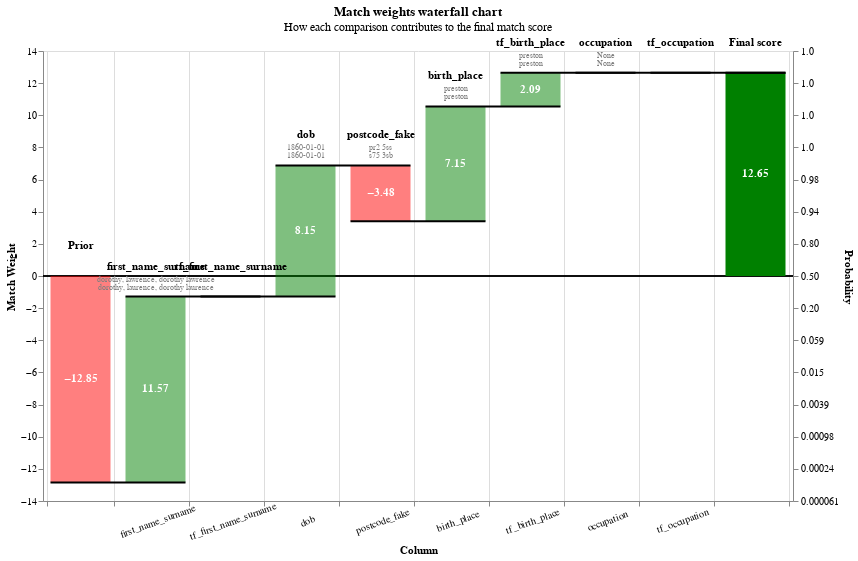

Source (notebook cell):
### Code cell
records_to_plot = df_predict.as_pandas_dataframe(limit=5).to_dict(orient="records")
linker.visualisations.waterfall_chart(records_to_plot, filter_nulls=False)

### Figure 1 — Vega-Lite specification as saved in the notebook (floating-point values rounded to 4 significant figures)
{"config": {"view": {"continuousWidth": 400, "continuousHeight": 300}}, "layer": [{"layer": [{"mark": "rule", "encoding": {"color": {"value": "black"}, "size": {"value": 0.5}, "y": {"field": "zero", "type": "quantitative"}}}, {"mark": {"type": "bar", "width": 60}, "encoding": {"color": {"condition": {"test": "(datum.log2_bayes_factor < 0)", "value": "red"}, "value": "green"}, "opacity": {"condition": {"test": "datum.column_name == 'Prior match weight' || datum.column_name == 'Final score'", "value": 1}, "value": 0.5}, "tooltip": [{"field": "column_name", "title": "Comparison column", "type": "nominal"}, {"field": "value_l", "title": "Value (L)", "type": "nominal"}, {"field": "value_r", "title": "Value (R)", "type": "nominal"}, {"field": "label_for_charts", "title": "Label", "type": "ordinal"}, {"field": "sql_condition", "title": "SQL condition", "type": "nominal"}, {"field": "comparison_vector_value", "title": "Comparison vector value", "type": "nominal"}, {"field": "bayes_factor", "format": ",.4f", "title": "Bayes factor = m/u", "type": "quantitative"}, {"field": "log2_bayes_factor", "format": ",.4f", "title": "Match weight = log2(m/u)", "type": "quantitative"}, {"field": "prob", "format": ".4f", "title": "Cumulative match probability", "type": "quantitative"}, {"field": "bayes_factor_description", "title": "Match weight description", "type": "nominal"}], "x": {"axis": {"grid": true, "labelAlign": "center", "labelAngle": -20, "labelExpr": "datum.value == 'Prior' || datum.value == 'Final score' ? '' : datum.value", "labelPadding": 10, "tickBand": "extent", "title": "Column"}, "field": "column_name", "sort": {"field": "bar_sort_order", "order": "ascending"}, "type": "nominal"}, "y": {"axis": {"grid": false, "orient": "left", "title": "Match Weight"}, "field": "previous_sum", "type": "quantitative"}, "y2": {"field": "sum"}}}, {"mark": {"type": "text", "fontWeight": "bold"}, "encoding": {"color": {"value": "white"}, "text": {"condition": {"test": "abs(datum.log2_bayes_factor) > 1", "field": "log2_bayes_factor", "format": ".2f", "type": "nominal"}, "value": ""}, "x": {"axis": {"labelAngle": -20, "title": "Column"}, "field": "column_name", "sort": {"field": "bar_sort_order", "order": "ascending"}, "type": "nominal"}, "y": {"axis": {"orient": "left"}, "field": "center", "type": "quantitative"}}}, {"mark": {"type": "text", "baseline": "bottom", "dy": -25, "fontWeight": "bold"}, "encoding": {"color": {"value": "black"}, "text": {"field": "column_name", "type": "nominal"}, "x": {"axis": {"labelAngle": -20, "title": "Column"}, "field": "column_name", "sort": {"field": "bar_sort_order", "order": "ascending"}, "type": "nominal"}, "y": {"field": "sum_top", "type": "quantitative"}}}, {"mark": {"type": "text", "baseline": "bottom", "dy": -13, "fontSize": 8}, "encoding": {"color": {"value": "grey"}, "text": {"field": "value_l", "type": "nominal"}, "x": {"axis": {"labelAngle": -20, "title": "Column"}, "field": "column_name", "sort": {"field": "bar_sort_order", "order": "ascending"}, "type": "nominal"}, "y": {"field": "sum_top", "type": "quantitative"}}}, {"mark": {"type": "text", "baseline": "bottom", "dy": -5, "fontSize": 8}, "encoding": {"color": {"value": "grey"}, "text": {"field": "value_r", "type": "nominal"}, "x": {"axis": {"labelAngle": -20, "title": "Column"}, "field": "column_name", "sort": {"field": "bar_sort_order", "order": "ascending"}, "type": "nominal"}, "y": {"field": "sum_top", "type": "quantitative"}}}]}, {"mark": {"type": "rule", "color": "black", "strokeWidth": 2, "x2Offset": 30, "xOffset": -30}, "encoding": {"x": {"axis": {"labelAngle": -20, "title": "Column"}, "field": "column_name", "sort": {"field": "bar_sort_order", "order": "ascending"}, "type": "nominal"}, "x2": {"field": "lead"}, "y": {"axis": {"labelExpr": "format(1 / (1 + pow(2, -1*datum.value)), '.2r')", "orient": "right", "title": "Probability"}, "field": "sum", "scale": {"zero": false}, "type": "quantitative"}}}], "data": {"name": "data-38677387d64db56356554475e4f6329f"}, "height": 450, "params": [{"name": "record_number", "bind": {"input": "range", "max": 4, "min": 0, "step": 1}, "value": 0}], "resolve": {"axis": {"y": "independent"}}, "title": {"text": "Match weights waterfall chart", "subtitle": "How each comparison contributes to the final match score"}, "transform": [{"filter": "(datum.record_number == record_number)"}, {"window": [{"op": "sum", "field": "log2_bayes_factor", "as": "sum"}, {"op": "lead", "field": "column_name", "as": "lead"}], "frame": [null, 0]}, {"calculate": "datum.column_name === \"Final score\" ? datum.sum - datum.log2_bayes_factor : datum.sum", "as": "sum"}, {"calculate": "datum.lead === null ? datum.column_name : datum.lead", "as": "lead"}, {"calculate": "datum.column_name === \"Final score\" || datum.column_name === \"Prior match weight\" ? 0 : datum.sum - datum.log2_bayes_factor", "as": "previous_sum"}, {"calculate": "datum.sum > datum.previous_sum ? datum.column_name : \"\"", "as": "top_label"}, {"calculate": "datum.sum < datum.previous_sum ? datum.column_name : \"\"", "as": "bottom_label"}, {"calculate": "datum.sum > datum.previous_sum ? datum.sum : datum.previous_sum", "as": "sum_top"}, {"calculate": "datum.sum < datum.previous_sum ? datum.sum : datum.previous_sum", "as": "sum_bottom"}, {"calculate": "(datum.sum + datum.previous_sum) / 2", "as": "center"}, {"calculate": "(datum.log2_bayes_factor > 0 ? \"+\" : \"\") + datum.log2_bayes_factor", "as": "text_log2_bayes_factor"}, {"calculate": "datum.sum < datum.previous_sum ? 4 : -4", "as": "dy"}, {"calculate": "datum.sum < datum.previous_sum ? \"top\" : \"bottom\"", "as": "baseline"}, {"calculate": "1. / (1 + pow(2, -1.*datum.sum))", "as": "prob"}, {"calculate": "0*datum.sum", "as": "zero"}], "width": {"step": 75}, "$schema": "https://vega.github.io/schema/vega-lite/v5.9.3.json", "datasets": {"data-38677387d64db56356554475e4f6329f": [{"column_name": "Prior", "label_for_charts": "Starting match weight (prior)", "sql_condition": null, "log2_bayes_factor": -12.85, "bayes_factor": 0.0001358, "comparison_vector_value": null, "m_probability": null, "u_probability": null, "bayes_factor_description": null, "value_l": "", "value_r": "", "term_frequency_adjustment": null, "bar_sort_order": 0, "record_number": 0}, {"sql_condition": "(jaro_winkler_similarity(\"first_name_l\", \"first_name_r\") >= 0.92) AND (jaro_winkler_similarity(\"surname_l\", \"surname_r\") >= 0.92)", "label_for_charts": "(Jaro-Winkler distance of first_name >= 0.92) AND (Jaro-Winkler distance of surname >= 0.92)", "m_probability": 0.08878, "u_probability": 2.923e-05, "bayes_factor": 3038.0, "log2_bayes_factor": 11.57, "comparison_vector_value": 4, "bayes_factor_description": "If comparison level is `(jaro-winkler distance of first_name >= 0.92) and (jaro-winkler distance of surname >= 0.92)` then comparison is 3,038 times more likely to be a match", "column_name": "first_name_surname", "value_l": "dorothy, lawrence, dorothy lawrence", "value_r": "dorothy, laurence, dorothy laurence", "term_frequency_adjustment": false, "bar_sort_order": 1, "record_number": 0}, {"sql_condition": "(jaro_winkler_similarity(\"first_name_l\", \"first_name_r\") >= 0.92) AND (jaro_winkler_similarity(\"surname_l\", \"surname_r\") >= 0.92)", "label_for_charts": "(Jaro-Winkler distance of first_name >= 0.92) AND (Jaro-Winkler distance of surname >= 0.92)", "m_probability": 0.08878, "u_probability": 2.923e-05, "bayes_factor": 1.0, "log2_bayes_factor": 0.0, "comparison_vector_value": 4, "bayes_factor_description": "If comparison level is `(jaro-winkler distance of first_name >= 0.92) and (jaro-winkler distance of surname >= 0.92)` then comparison is 3,038 times more likely to be a match", "column_name": "tf_first_name_surname", "value_l": "", "value_r": "", "term_frequency_adjustment": true, "bar_sort_order": 2, "record_number": 0}, {"sql_condition": "\"dob_l\" = \"dob_r\"", "label_for_charts": "Exact match on date of birth", "m_probability": 0.679, "u_probability": 0.002386, "bayes_factor": 284.6, "log2_bayes_factor": 8.153, "comparison_vector_value": 5, "bayes_factor_description": "If comparison level is `exact match on date of birth` then comparison is 285 times more likely to be a match", "column_name": "dob", "value_l": "1860-01-01", "value_r": "1860-01-01", "term_frequency_adjustment": false, "bar_sort_order": 3, "record_number": 0}, {"sql_condition": "ELSE", "label_for_charts": "All other comparisons", "m_probability": 0.08875, "u_probability": 0.9871, "bayes_factor": 0.08992, "log2_bayes_factor": -3.475, "comparison_vector_value": 0, "bayes_factor_description": "If comparison level is `all other comparisons` then comparison is 11.12 times less likely to be a match", "column_name": "postcode_fake", "value_l": "pr2 5ss", "value_r": "s75 3sb", "term_frequency_adjustment": false, "bar_sort_order": 4, "record_number": 0}, {"sql_condition": "\"birth_place_l\" = \"birth_place_r\"", "label_for_charts": "Exact match on birth_place", "m_probability": 0.8352, "u_probability": 0.005868, "bayes_factor": 142.3, "log2_bayes_factor": 7.153, "comparison_vector_value": 1, "bayes_factor_description": "If comparison level is `exact match on birth_place` then comparison is 142 times more likely to be a match", "column_name": "birth_place", "value_l": "preston", "value_r": "preston", "term_frequency_adjustment": false, "bar_sort_order": 5, "record_number": 0}, {"sql_condition": "\"birth_place_l\" = \"birth_place_r\"", "label_for_charts": "Term freq adjustment on birth_place with weight {cl.tf_adjustment_weight}", "m_probability": null, "u_probability": null, "bayes_factor": 4.269, "log2_bayes_factor": 2.094, "comparison_vector_value": 1, "bayes_factor_description": "Term frequency adjustment on birth_place makes comparison 4.27 times more likely to be a match", "column_name": "tf_birth_place", "value_l": "preston", "value_r": "preston", "term_frequency_adjustment": true, "bar_sort_order": 6, "record_number": 0}, {"sql_condition": "\"occupation_l\" IS NULL OR \"occupation_r\" IS NULL", "label_for_charts": "occupation is NULL", "bayes_factor": 1.0, "log2_bayes_factor": 0.0, "comparison_vector_value": -1, "bayes_factor_description": "If comparison level is `occupation is null` then comparison is 1 times more likely to be a match", "column_name": "occupation", "value_l": "None", "value_r": "None", "term_frequency_adjustment": false, "bar_sort_order": 7, "record_number": 0}, {"sql_condition": "\"occupation_l\" IS NULL OR \"occupation_r\" IS NULL", "label_for_charts": "occupation is NULL", "bayes_factor": 1.0, "log2_bayes_factor": 0.0, "comparison_vector_value": -1, "bayes_factor_description": "If comparison level is `occupation is null` then comparison is 1 times more likely to be a match", "column_name": "tf_occupation", "value_l": "", "value_r": "", "term_frequency_adjustment": true, "bar_sort_order": 8, "record_number": 0}, {"column_name": "Final score", "label_for_charts": "Final score", "sql_condition": null, "log2_bayes_factor": 12.65, "bayes_factor": 6417.0, "comparison_vector_value": null, "m_probability": null, "u_probability": null, "bayes_factor_description": null, "value_l": "", "value_r": "", "term_frequency_adjustment": null, "bar_sort_order": 9, "record_number": 0}, {"column_name": "Prior", "label_for_charts": "Starting match weight (prior)", "sql_condition": null, "log2_bayes_factor": -12.85, "bayes_factor": 0.0001358, "comparison_vector_value": null, "m_probability": null, "u_probability": null, "bayes_factor_description": null, "value_l": "", "value_r": "", "term_frequency_adjustment": null, "bar_sort_order": 0, "record_number": 1}, {"sql_condition": "(jaro_winkler_similarity(\"first_name_l\", \"first_name_r\") >= 0.92) AND (jaro_winkler_similarity(\"surname_l\", \"surname_r\") >= 0.92)", "label_for_charts": "(Jaro-Winkler distance of first_name >= 0.92) AND (Jaro-Winkler distance of surname >= 0.92)", "m_probability": 0.08878, "u_probability": 2.923e-05, "bayes_factor": 3038.0, "log2_bayes_factor": 11.57, "comparison_vector_value": 4, "bayes_factor_description": "If comparison level is `(jaro-winkler distance of first_name >= 0.92) and (jaro-winkler distance of surname >= 0.92)` then comparison is 3,038 times more likely to be a match", "column_name": "first_name_surname", "value_l": "sam, brown, sam brown", "value_r": "sam, browne, sam browne", "term_frequency_adjustment": false, "bar_sort_order": 1, "record_number": 1}, {"sql_condition": "(jaro_winkler_similarity(\"first_name_l\", \"first_name_r\") >= 0.92) AND (jaro_winkler_similarity(\"surname_l\", \"surname_r\") >= 0.92)", "label_for_charts": "(Jaro-Winkler distance of first_name >= 0.92) AND (Jaro-Winkler distance of surname >= 0.92)", "m_probability": 0.08878, "u_probability": 2.923e-05, "bayes_factor": 1.0, "log2_bayes_factor": 0.0, "comparison_vector_value": 4, "bayes_factor_description": "If comparison level is `(jaro-winkler distance of first_name >= 0.92) and (jaro-winkler distance of surname >= 0.92)` then comparison is 3,038 times more likely to be a match", "column_name": "tf_first_name_surname", "value_l": "", "value_r": "", "term_frequency_adjustment": true, "bar_sort_order": 2, "record_number": 1}, {"sql_condition": "\"dob_l\" = \"dob_r\"", "label_for_charts": "Exact match on date of birth", "m_probability": 0.679, "u_probability": 0.002386, "bayes_factor": 284.6, "log2_bayes_factor": 8.153, "comparison_vector_value": 5, "bayes_factor_description": "If comparison level is `exact match on date of birth` then comparison is 285 times more likely to be a match", "column_name": "dob", "value_l": "1799-01-01", "value_r": "1799-01-01", "term_frequency_adjustment": false, "bar_sort_order": 3, "record_number": 1}, {"sql_condition": "\"postcode_fake_l\" IS NULL OR \"postcode_fake_r\" IS NULL", "label_for_charts": "postcode_fake is NULL", "bayes_factor": 1.0, "log2_bayes_factor": 0.0, "comparison_vector_value": -1, "bayes_factor_description": "If comparison level is `postcode_fake is null` then comparison is 1 times more likely to be a match", "column_name": "postcode_fake", "value_l": "None", "value_r": "yo12 6nj", "term_frequency_adjustment": false, "bar_sort_order": 4, "record_number": 1}, {"sql_condition": "\"birth_place_l\" = \"birth_place_r\"", "label_for_charts": "Exact match on birth_place", "m_probability": 0.8352, "u_probability": 0.005868, "bayes_factor": 142.3, "log2_bayes_factor": 7.153, "comparison_vector_value": 1, "bayes_factor_description": "If comparison level is `exact match on birth_place` then comparison is 142 times more likely to be a match", "column_name": "birth_place", "value_l": "scarborough", "value_r": "scarborough", "term_frequency_adjustment": false, "bar_sort_order": 5, "record_number": 1}, {"sql_condition": "\"birth_place_l\" = \"birth_place_r\"", "label_for_charts": "Term freq adjustment on birth_place with weight {cl.tf_adjustment_weight}", "m_probability": null, "u_probability": null, "bayes_factor": 2.049, "log2_bayes_factor": 1.035, "comparison_vector_value": 1, "bayes_factor_description": "Term frequency adjustment on birth_place makes comparison 2.05 times more likely to be a match", "column_name": "tf_birth_place", "value_l": "scarborough", "value_r": "scarborough", "term_frequency_adjustment": true, "bar_sort_order": 6, "record_number": 1}, {"sql_condition": "\"occupation_l\" IS NULL OR \"occupation_r\" IS NULL", "label_for_charts": "occupation is NULL", "bayes_factor": 1.0, "log2_bayes_factor": 0.0, "comparison_vector_value": -1, "bayes_factor_description": "If comparison level is `occupation is null` then comparison is 1 times more likely to be a match", "column_name": "occupation", "value_l": "None", "value_r": "None", "term_frequency_adjustment": false, "bar_sort_order": 7, "record_number": 1}, {"sql_condition": "\"occupation_l\" IS NULL OR \"occupation_r\" IS NULL", "label_for_charts": "occupation is NULL", "bayes_factor": 1.0, "log2_bayes_factor": 0.0, "comparison_vector_value": -1, "bayes_factor_description": "If comparison level is `occupation is null` then comparison is 1 times more likely to be a match", "column_name": "tf_occupation", "value_l": "", "value_r": "", "term_frequency_adjustment": true, "bar_sort_order": 8, "record_number": 1}, {"column_name": "Final score", "label_for_charts": "Final score", "sql_condition": null, "log2_bayes_factor": 15.06, "bayes_factor": 34260.0, "comparison_vector_value": null, "m_probability": null, "u_probability": null, "bayes_factor_description": null, "value_l": "", "value_r": "", "term_frequency_adjustment": null, "bar_sort_order": 9, "record_number": 1}, {"column_name": "Prior", "label_for_charts": "Starting match weight (prior)", "sql_condition": null, "log2_bayes_factor": -12.85, "bayes_factor": 0.0001358, "comparison_vector_value": null, "m_probability": null, "u_probability": null, "bayes_factor_description": null, "value_l": "", "value_r": "", "term_frequency_adjustment": null, "bar_sort_order": 0, "record_number": 2}, {"sql_condition": "(jaro_winkler_similarity(\"first_name_l\", \"first_name_r\") >= 0.92) AND (jaro_winkler_similarity(\"surname_l\", \"surname_r\") >= 0.92)", "label_for_charts": "(Jaro-Winkler distance of first_name >= 0.92) AND (Jaro-Winkler distance of surname >= 0.92)", "m_probability": 0.08878, "u_probability": 2.923e-05, "bayes_factor": 3038.0, "log2_bayes_factor": 11.57, "comparison_vector_value": 4, "bayes_factor_description": "If comparison level is `(jaro-winkler distance of first_name >= 0.92) and (jaro-winkler distance of surname >= 0.92)` then comparison is 3,038 times more likely to be a match", "column_name": "first_name_surname", "value_l": "joshua, marsden, joshua marsden", "value_r": "joshua, marsdrn, joshua marsdrn", "term_frequency_adjustment": false, "bar_sort_order": 1, "record_number": 2}, {"sql_condition": "(jaro_winkler_similarity(\"first_name_l\", \"first_name_r\") >= 0.92) AND (jaro_winkler_similarity(\"surname_l\", \"surname_r\") >= 0.92)", "label_for_charts": "(Jaro-Winkler distance of first_name >= 0.92) AND (Jaro-Winkler distance of surname >= 0.92)", "m_probability": 0.08878, "u_probability": 2.923e-05, "bayes_factor": 1.0, "log2_bayes_factor": 0.0, "comparison_vector_value": 4, "bayes_factor_description": "If comparison level is `(jaro-winkler distance of first_name >= 0.92) and (jaro-winkler distance of surname >= 0.92)` then comparison is 3,038 times more likely to be a match", "column_name": "tf_first_name_surname", "value_l": "", "value_r": "", "term_frequency_adjustment": true, "bar_sort_order": 2, "record_number": 2}, {"sql_condition": "\"dob_l\" = \"dob_r\"", "label_for_charts": "Exact match on date of birth", "m_probability": 0.679, "u_probability": 0.002386, "bayes_factor": 284.6, "log2_bayes_factor": 8.153, "comparison_vector_value": 5, "bayes_factor_description": "If comparison level is `exact match on date of birth` then comparison is 285 times more likely to be a match", "column_name": "dob", "value_l": "1777-01-01", "value_r": "1777-01-01", "term_frequency_adjustment": false, "bar_sort_order": 3, "record_number": 2}, {"sql_condition": "\"postcode_fake_l\" IS NULL OR \"postcode_fake_r\" IS NULL", "label_for_charts": "postcode_fake is NULL", "bayes_factor": 1.0, "log2_bayes_factor": 0.0, "comparison_vector_value": -1, "bayes_factor_description": "If comparison level is `postcode_fake is null` then comparison is 1 times more likely to be a match", "column_name": "postcode_fake", "value_l": "e3 4ql", "value_r": "None", "term_frequency_adjustment": false, "bar_sort_order": 4, "record_number": 2}, {"sql_condition": "\"birth_place_l\" IS NULL OR \"birth_place_r\" IS NULL", "label_for_charts": "birth_place is NULL", "bayes_factor": 1.0, "log2_bayes_factor": 0.0, "comparison_vector_value": -1, "bayes_factor_description": "If comparison level is `birth_place is null` then comparison is 1 times more likely to be a match", "column_name": "birth_place", "value_l": "tower hamlets", "value_r": "None", "term_frequency_adjustment": false, "bar_sort_order": 5, "record_number": 2}, {"sql_condition": "\"birth_place_l\" IS NULL OR \"birth_place_r\" IS NULL", "label_for_charts": "birth_place is NULL", "bayes_factor": 1.0, "log2_bayes_factor": 0.0, "comparison_vector_value": -1, "bayes_factor_description": "If comparison level is `birth_place is null` then comparison is 1 times more likely to be a match", "column_name": "tf_birth_place", "value_l": "", "value_r": "", "term_frequency_adjustment": true, "bar_sort_order": 6, "record_number": 2}, {"sql_condition": "\"occupation_l\" IS NULL OR \"occupation_r\" IS NULL", "label_for_charts": "occupation is NULL", "bayes_factor": 1.0, "log2_bayes_factor": 0.0, "comparison_vector_value": -1, "bayes_factor_description": "If comparison level is `occupation is null` then comparison is 1 times more likely to be a match", "column_name": "occupation", "value_l": "None", "value_r": "None", "term_frequency_adjustment": false, "bar_sort_order": 7, "record_number": 2}, {"sql_condition": "\"occupation_l\" IS NULL OR \"occupation_r\" IS NULL", "label_for_charts": "occupation is NULL", "bayes_factor": 1.0, "log2_bayes_factor": 0.0, "comparison_vector_value": -1, "bayes_factor_description": "If comparison level is `occupation is null` then comparison is 1 times more likely to be a match", "column_name": "tf_occupation", "value_l": "", "value_r": "", "term_frequency_adjustment": true, "bar_sort_order": 8, "record_number": 2}, {"column_name": "Final score", "label_for_charts": "Final score", "sql_condition": null, "log2_bayes_factor": 6.876, "bayes_factor": 117.5, "comparison_vector_value": null, "m_probability": null, "u_probability": null, "bayes_factor_description": null, "value_l": "", "value_r": "", "term_frequency_adjustment": null, "bar_sort_order": 9, "record_number": 2}, {"column_name": "Prior", "label_for_charts": "Starting match weight (prior)", "sql_condition": null, "log2_bayes_factor": -12.85, "bayes_factor": 0.0001358, "comparison_vector_value": null, "m_probability": null, "u_probability": null, "bayes_factor_description": null, "value_l": "", "value_r": "", "term_frequency_adjustment": null, "bar_sort_order": 0, "record_number": 3}, {"sql_condition": "(jaro_winkler_similarity(\"first_name_l\", \"first_name_r\") >= 0.88) AND (jaro_winkler_similarity(\"surname_l\", \"surname_r\") >= 0.88)", "label_for_charts": "(Jaro-Winkler distance of first_name >= 0.88) AND (Jaro-Winkler distance of surname >= 0.88)", "m_probability": 0.08407, "u_probability": 3.111e-05, "bayes_factor": 2702.0, "log2_bayes_factor": 11.4, "comparison_vector_value": 3, "bayes_factor_description": "If comparison level is `(jaro-winkler distance of first_name >= 0.88) and (jaro-winkler distance of surname >= 0.88)` then comparison is 2,702 times more likely to be a match", "column_name": "first_name_surname", "value_l": "jean, roche, jean roche", "value_r": "jean, roach, jean roach", "term_frequency_adjustment": false, "bar_sort_order": 1, "record_number": 3}, {"sql_condition": "(jaro_winkler_similarity(\"first_name_l\", \"first_name_r\") >= 0.88) AND (jaro_winkler_similarity(\"surname_l\", \"surname_r\") >= 0.88)", "label_for_charts": "(Jaro-Winkler distance of first_name >= 0.88) AND (Jaro-Winkler distance of surname >= 0.88)", "m_probability": 0.08407, "u_probability": 3.111e-05, "bayes_factor": 1.0, "log2_bayes_factor": 0.0, "comparison_vector_value": 3, "bayes_factor_description": "If comparison level is `(jaro-winkler distance of first_name >= 0.88) and (jaro-winkler distance of surname >= 0.88)` then comparison is 2,702 times more likely to be a match", "column_name": "tf_first_name_surname", "value_l": "", "value_r": "", "term_frequency_adjustment": true, "bar_sort_order": 2, "record_number": 3}, {"sql_condition": "\"dob_l\" = \"dob_r\"", "label_for_charts": "Exact match on date of birth", "m_probability": 0.679, "u_probability": 0.002386, "bayes_factor": 284.6, "log2_bayes_factor": 8.153, "comparison_vector_value": 5, "bayes_factor_description": "If comparison level is `exact match on date of birth` then comparison is 285 times more likely to be a match", "column_name": "dob", "value_l": "1862-01-01", "value_r": "1862-01-01", "term_frequency_adjustment": false, "bar_sort_order": 3, "record_number": 3}, {"sql_condition": "\"postcode_fake_l\" = \"postcode_fake_r\"", "label_for_charts": "Exact match on full postcode", "m_probability": 0.6733, "u_probability": 0.0001457, "bayes_factor": 4620.0, "log2_bayes_factor": 12.17, "comparison_vector_value": 4, "bayes_factor_description": "If comparison level is `exact match on full postcode` then comparison is 4,620 times more likely to be a match", "column_name": "postcode_fake", "value_l": "le8 0rd", "value_r": "le8 0rd", "term_frequency_adjustment": false, "bar_sort_order": 4, "record_number": 3}, {"sql_condition": "ELSE", "label_for_charts": "All other comparisons", "m_probability": 0.1648, "u_probability": 0.9941, "bayes_factor": 0.1657, "log2_bayes_factor": -2.593, "comparison_vector_value": 0, "bayes_factor_description": "If comparison level is `all other comparisons` then comparison is 6.034 times less likely to be a match", "column_name": "birth_place", "value_l": "kibworth beauchamp", "value_r": "harborough", "term_frequency_adjustment": false, "bar_sort_order": 5, "record_number": 3}, {"sql_condition": "ELSE", "label_for_charts": "All other comparisons", "m_probability": 0.1648, "u_probability": 0.9941, "bayes_factor": 1.0, "log2_bayes_factor": 0.0, "comparison_vector_value": 0, "bayes_factor_description": "If comparison level is `all other comparisons` then comparison is 6.034 times less likely to be a match", "column_name": "tf_birth_place", "value_l": "", "value_r": "", "term_frequency_adjustment": true, "bar_sort_order": 6, "record_number": 3}, {"sql_condition": "\"occupation_l\" IS NULL OR \"occupation_r\" IS NULL", "label_for_charts": "occupation is NULL", "bayes_factor": 1.0, "log2_bayes_factor": 0.0, "comparison_vector_value": -1, "bayes_factor_description": "If comparison level is `occupation is null` then comparison is 1 times more likely to be a match", "column_name": "occupation", "value_l": "None", "value_r": "association football manager", "term_frequency_adjustment": false, "bar_sort_order": 7, "record_number": 3}, {"sql_condition": "\"occupation_l\" IS NULL OR \"occupation_r\" IS NULL", "label_for_charts": "occupation is NULL", "bayes_factor": 1.0, "log2_bayes_factor": 0.0, "comparison_vector_value": -1, "bayes_factor_description": "If comparison level is `occupation is null` then comparison is 1 times more likely to be a match", "column_name": "tf_occupation", "value_l": "", "value_r": "", "term_frequency_adjustment": true, "bar_sort_order": 8, "record_number": 3}, {"column_name": "Final score", "label_for_charts": "Final score", "sql_condition": null, "log2_bayes_factor": 16.29, "bayes_factor": 79990.0, "comparison_vector_value": null, "m_probability": null, "u_probability": null, "bayes_factor_description": null, "value_l": "", "value_r": "", "term_frequency_adjustment": null, "bar_sort_order": 9, "record_number": 3}, {"column_name": "Prior", "label_for_charts": "Starting match weight (prior)", "sql_condition": null, "log2_bayes_factor": -12.85, "bayes_factor": 0.0001358, "comparison_vector_value": null, "m_probability": null, "u_probability": null, "bayes_factor_description": null, "value_l": "", "value_r": "", "term_frequency_adjustment": null, "bar_sort_order": 0, "record_number": 4}, {"sql_condition": "(jaro_winkler_similarity(\"first_name_l\", \"first_name_r\") >= 0.92) AND (jaro_winkler_similarity(\"surname_l\", \"surname_r\") >= 0.92)", "label_for_charts": "(Jaro-Winkler distance of first_name >= 0.92) AND (Jaro-Winkler distance of surname >= 0.92)", "m_probability": 0.08878, "u_probability": 2.923e-05, "bayes_factor": 3038.0, "log2_bayes_factor": 11.57, "comparison_vector_value": 4, "bayes_factor_description": "If comparison level is `(jaro-winkler distance of first_name >= 0.92) and (jaro-winkler distance of surname >= 0.92)` then comparison is 3,038 times more likely to be a match", "column_name": "first_name_surname", "value_l": "samuel, slack, samuel slack", "value_r": "samuel, slaci, samuel slaci", "term_frequency_adjustment": false, "bar_sort_order": 1, "record_number": 4}, {"sql_condition": "(jaro_winkler_similarity(\"first_name_l\", \"first_name_r\") >= 0.92) AND (jaro_winkler_similarity(\"surname_l\", \"surname_r\") >= 0.92)", "label_for_charts": "(Jaro-Winkler distance of first_name >= 0.92) AND (Jaro-Winkler distance of surname >= 0.92)", "m_probability": 0.08878, "u_probability": 2.923e-05, "bayes_factor": 1.0, "log2_bayes_factor": 0.0, "comparison_vector_value": 4, "bayes_factor_description": "If comparison level is `(jaro-winkler distance of first_name >= 0.92) and (jaro-winkler distance of surname >= 0.92)` then comparison is 3,038 times more likely to be a match", "column_name": "tf_first_name_surname", "value_l": "", "value_r": "", "term_frequency_adjustment": true, "bar_sort_order": 2, "record_number": 4}, {"sql_condition": "\"dob_l\" = \"dob_r\"", "label_for_charts": "Exact match on date of birth", "m_probability": 0.679, "u_probability": 0.002386, "bayes_factor": 284.6, "log2_bayes_factor": 8.153, "comparison_vector_value": 5, "bayes_factor_description": "If comparison level is `exact match on date of birth` then comparison is 285 times more likely to be a match", "column_name": "dob", "value_l": "1757-01-01", "value_r": "1757-01-01", "term_frequency_adjustment": false, "bar_sort_order": 3, "record_number": 4}, {"sql_condition": "\"postcode_fake_l\" = \"postcode_fake_r\"", "label_for_charts": "Exact match on full postcode", "m_probability": 0.6733, "u_probability": 0.0001457, "bayes_factor": 4620.0, "log2_bayes_factor": 12.17, "comparison_vector_value": 4, "bayes_factor_description": "If comparison level is `exact match on full postcode` then comparison is 4,620 times more likely to be a match", "column_name": "postcode_fake", "value_l": "ll59 5ql", "value_r": "ll59 5ql", "term_frequency_adjustment": false, "bar_sort_order": 4, "record_number": 4}, {"sql_condition": "\"birth_place_l\" = \"birth_place_r\"", "label_for_charts": "Exact match on birth_place", "m_probability": 0.8352, "u_probability": 0.005868, "bayes_factor": 142.3, "log2_bayes_factor": 7.153, "comparison_vector_value": 1, "bayes_factor_description": "If comparison level is `exact match on birth_place` then comparison is 142 times more likely to be a match", "column_name": "birth_place", "value_l": "isle of anglesey", "value_r": "isle of anglesey", "term_frequency_adjustment": false, "bar_sort_order": 5, "record_number": 4}, {"sql_condition": "\"birth_place_l\" = \"birth_place_r\"", "label_for_charts": "Term freq adjustment on birth_place with weight {cl.tf_adjustment_weight}", "m_probability": null, "u_probability": null, "bayes_factor": 5.692, "log2_bayes_factor": 2.509, "comparison_vector_value": 1, "bayes_factor_description": "Term frequency adjustment on birth_place makes comparison 5.69 times more likely to be a match", "column_name": "tf_birth_place", "value_l": "isle of anglesey", "value_r": "isle of anglesey", "term_frequency_adjustment": true, "bar_sort_order": 6, "record_number": 4}, {"sql_condition": "\"occupation_l\" IS NULL OR \"occupation_r\" IS NULL", "label_for_charts": "occupation is NULL", "bayes_factor": 1.0, "log2_bayes_factor": 0.0, "comparison_vector_value": -1, "bayes_factor_description": "If comparison level is `occupation is null` then comparison is 1 times more likely to be a match", "column_name": "occupation", "value_l": "None", "value_r": "singer", "term_frequency_adjustment": false, "bar_sort_order": 7, "record_number": 4}, {"sql_condition": "\"occupation_l\" IS NULL OR \"occupation_r\" IS NULL", "label_for_charts": "occupation is NULL", "bayes_factor": 1.0, "log2_bayes_factor": 0.0, "comparison_vector_value": -1, "bayes_factor_description": "If comparison level is `occupation is null` then comparison is 1 times more likely to be a match", "column_name": "tf_occupation", "value_l": "", "value_r": "", "term_frequency_adjustment": true, "bar_sort_order": 8, "record_number": 4}, {"column_name": "Final score", "label_for_charts": "Final score", "sql_condition": null, "log2_bayes_factor": 28.71, "bayes_factor": 439600000.0, "comparison_vector_value": null, "m_probability": null, "u_probability": null, "bayes_factor_description": null, "value_l": "", "value_r": "", "term_frequency_adjustment": null, "bar_sort_order": 9, "record_number": 4}]}}
